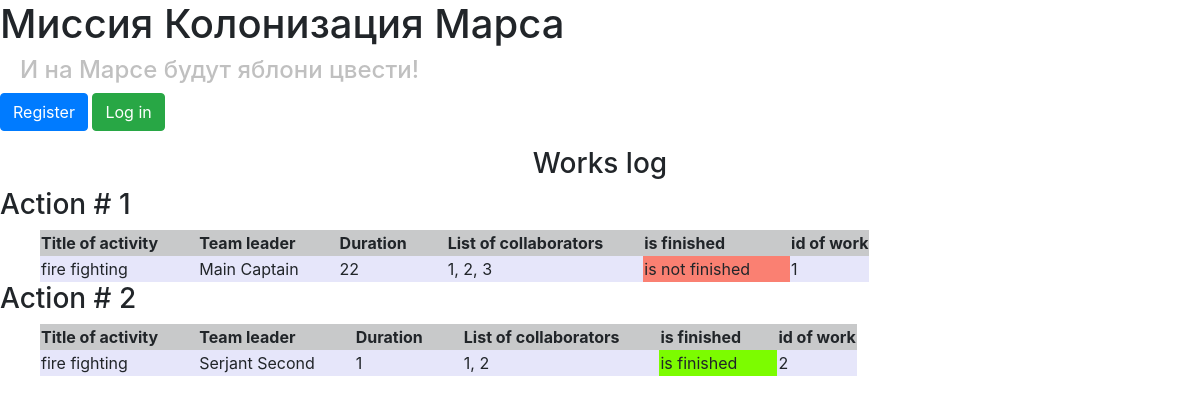
The page / on the database its author committed.
### data/jobs.py (models this page shows)
class Jobs(SqlAlchemyBase, SerializerMixin):
    __tablename__ = 'jobs'
    id = sqlalchemy.Column(sqlalchemy.Integer,
                           primary_key=True, autoincrement=True)
    user = orm.relation('User')
    team_leader = sqlalchemy.Column(sqlalchemy.Integer, sqlalchemy.ForeignKey("users.id"))
    job = sqlalchemy.Column(sqlalchemy.String, nullable=True)
    work_size = sqlalchemy.Column(sqlalchemy.Integer)
    collaborators = sqlalchemy.Column(sqlalchemy.String, nullable=True)
    start_date = sqlalchemy.Column(sqlalchemy.DateTime, default=datetime.datetime.now)
    end_date = sqlalchemy.Column(sqlalchemy.DateTime, nullable=True)
    is_finished = sqlalchemy.Column(sqlalchemy.Boolean)
    category = orm.relation("Category",
                              secondary="association",
                              backref="jobs")

### data/users.py (models this page shows, shortened)
class User(SqlAlchemyBase, UserMixin, SerializerMixin):
    __tablename__ = 'users'
    id = sqlalchemy.Column(sqlalchemy.Integer,
                           primary_key=True, autoincrement=True)
    email = sqlalchemy.Column(sqlalchemy.String,
                              index=True, unique=True, nullable=True)
    surname = sqlalchemy.Column(sqlalchemy.String, nullable=True)
    name = sqlalchemy.Column(sqlalchemy.String, nullable=True)
    about = sqlalchemy.Column(sqlalchemy.String, nullable=True)
    age = sqlalchemy.Column(sqlalchemy.Integer, nullable=True)
    position = sqlalchemy.Column(sqlalchemy.String, nullable=True)
    speciality = sqlalchemy.Column(sqlalchemy.String, nullable=True)
    address = sqlalchemy.Column(sqlalchemy.String, nullable=True)
    hashed_password = sqlalchemy.Column(sqlalchemy.String, nullable=True)
    created_date = sqlalchemy.Column(sqlalchemy.DateTime,
                                     default=datetime.datetime.now)
    city_from = sqlalchemy.Column(sqlalchemy.String, nullable=True)
    news = orm.relation("News", back_populates='user')

### main.py (the view)
@app.route('/')
def index():
    session = create_session()
    jobs = session.query(Jobs).all()
    return render_template("job_table.html", jobs=jobs)

### data/db_session.py (called while the page is built)
def create_session() -> Session:
    global __factory
    return __factory()

### templates/job_table.html (shortened to what this page needs)
{% extends "base.html" %}
{% block content %}
<center>
    <h3>Works log</h3>
</center>
{% for job in jobs%}
<h3>Action # {{loop.index}}</h3>
<table style="margin-left:40px;">
    <tr bgcolor="#C8C9CA">
        <th style="padding-right: 40px;">Title of activity</th>
        <th style="padding-right: 40px;">Team leader</th>
        <th style="padding-right: 40px;">Duration</th>
        <th style="padding-right: 40px;">List of collaborators</th>
        <th>is finished</th>
        <th>id of work</th>
    </tr>
    <tr bgcolor="#E6E6FA">
        <td style="padding-right: 40px;">{{job.job}}</td>
        <td style="padding-right: 40px;">{{job.user.name}} {{job.user.surname}}</td>
        <td style="padding-right: 40px;">{{job.work_size}}</td>
        <td style="padding-right: 40px;">{{job.collaborators}}</td>
        {%if job.is_finished%}
        <td style="padding-right: 40px;" bgcolor="#7CFC00">is finished</td>
        {%else%}
        <td style="padding-right: 40px;" bgcolor="#FA8072">is not finished</td>
        {%endif%}
        <td style="padding-right: 40px;">{{job.id}}</td>
    </tr>
</table>
{% endfor %}
{% endblock %}

### rows shown on the page
Jobs: job "fire fighting", user.name "Main", user.surname "Captain", work_size "22", collaborators "1, 2, 3", is_finished "is not finished", id "1"
Jobs: job "fire fighting", user.name "Serjant", user.surname "Second", work_size "1", collaborators "1, 2", is_finished "is finished", id "2"
